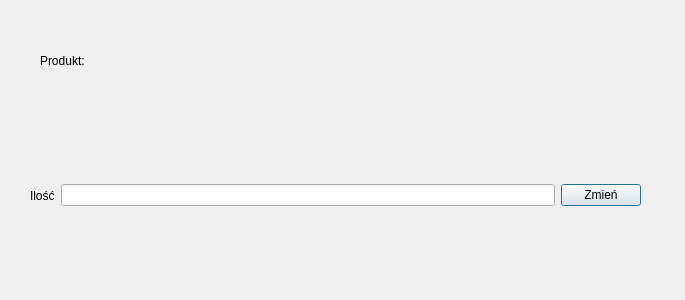
<?xml version="1.0" encoding="UTF-8"?>
<ui version="4.0">
 <class>ZmianaIlosci</class>
 <widget class="QDialog" name="ZmianaIlosci">
  <property name="geometry">
   <rect>
    <x>0</x>
    <y>0</y>
    <width>685</width>
    <height>300</height>
   </rect>
  </property>
  <property name="windowTitle">
   <string>Dialog</string>
  </property>
  <widget class="QLabel" name="NazwaLabel">
   <property name="geometry">
    <rect>
     <x>40</x>
     <y>40</y>
     <width>561</width>
     <height>41</height>
    </rect>
   </property>
   <property name="text">
    <string>Produkt: </string>
   </property>
  </widget>
  <widget class="QWidget" name="">
   <property name="geometry">
    <rect>
     <x>30</x>
     <y>180</y>
     <width>611</width>
     <height>31</height>
    </rect>
   </property>
   <layout class="QHBoxLayout" name="horizontalLayout">
    <item>
     <widget class="QLabel" name="label">
      <property name="text">
       <string>Ilość</string>
      </property>
     </widget>
    </item>
    <item>
     <widget class="QLineEdit" name="lineEdit"/>
    </item>
    <item>
     <widget class="QPushButton" name="ZmienButton">
      <property name="text">
       <string>Zmień</string>
      </property>
     </widget>
    </item>
   </layout>
  </widget>
 </widget>
 <resources/>
 <connections/>
</ui>
